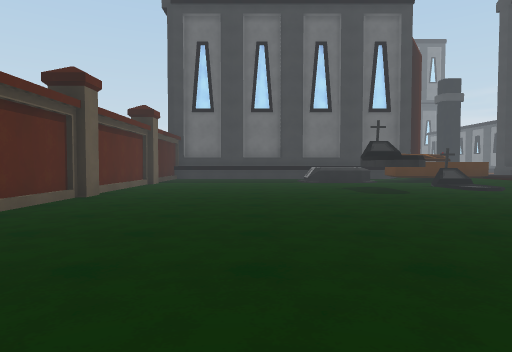
View 1 (above)

24 first-person views from a walk through a Unity game level. The camera is 1.2 m above the floor, tilts 2° down and sees 75° across. The floor is counted in squares, 2 m on a side. Each view is taken from the middle of a square. On the plan, view 1 faces up. The plan holds only what a view shows up to about 10 squares ahead; the rest is blank. The place goes on beyond the plan. The player character is not drawn. Surface patterns are stand-ins for the level's own textures.

View 2
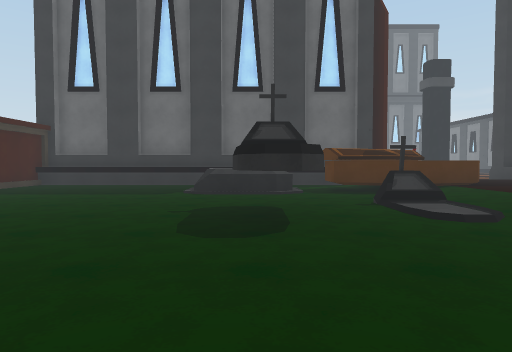

View 3
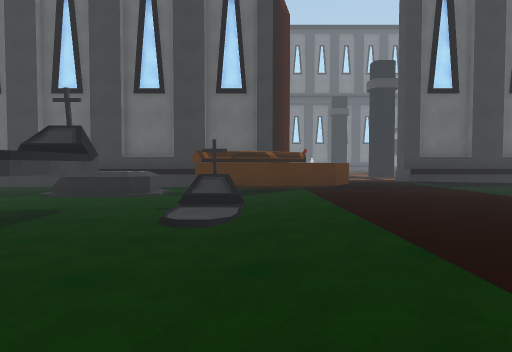

View 4
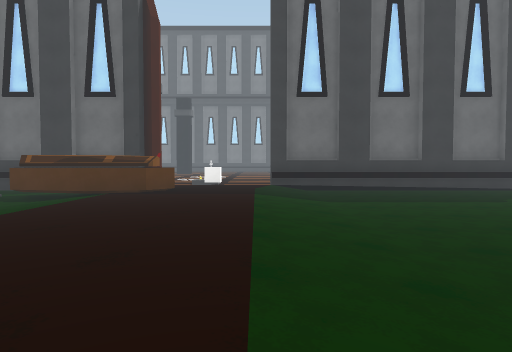

View 5
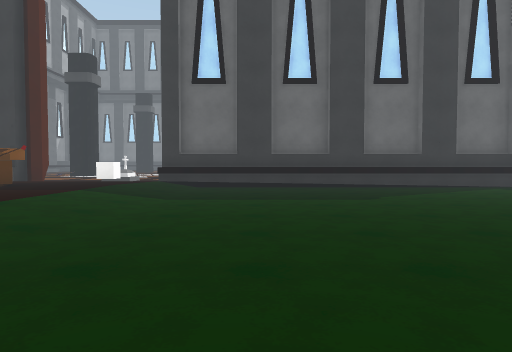

View 6
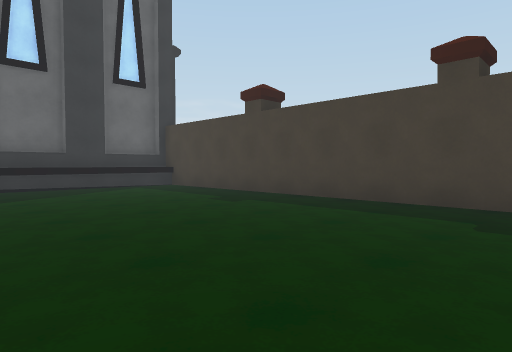

View 7
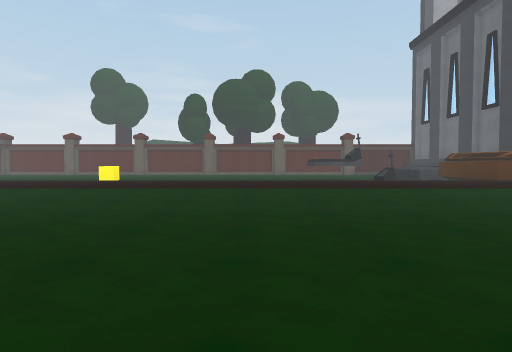

View 8
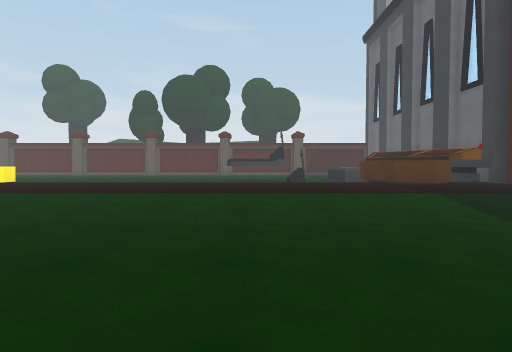

View 9
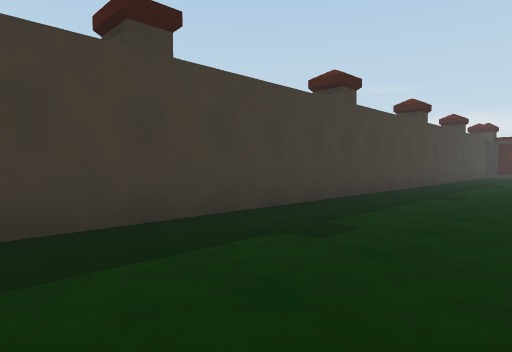

View 10
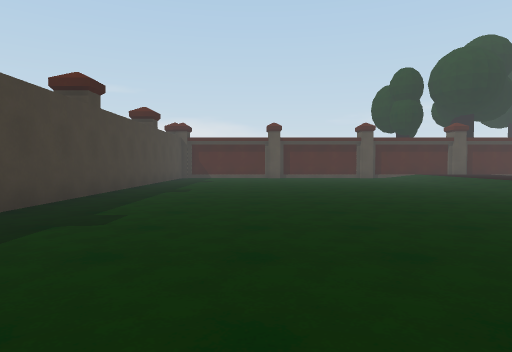

View 11
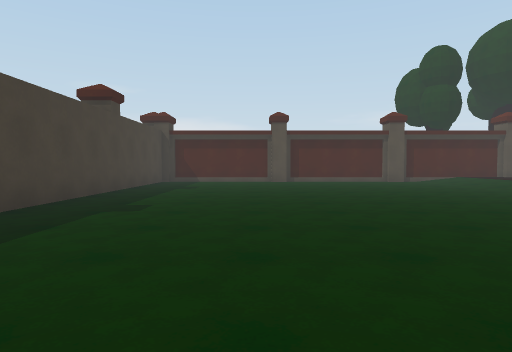

View 12
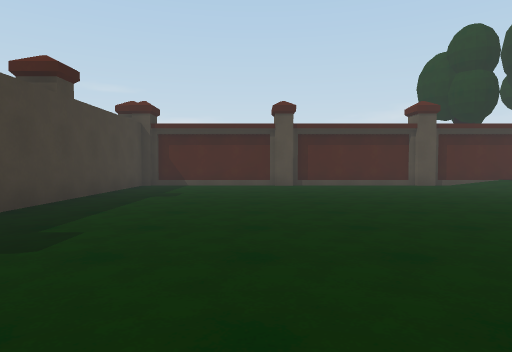

View 13
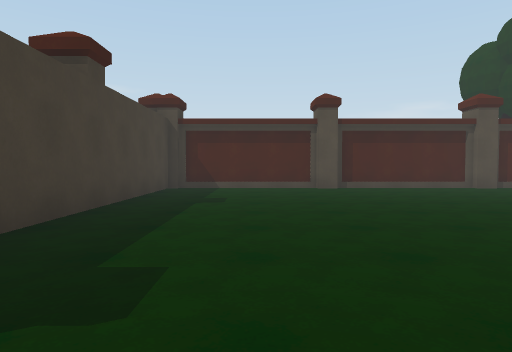

View 14
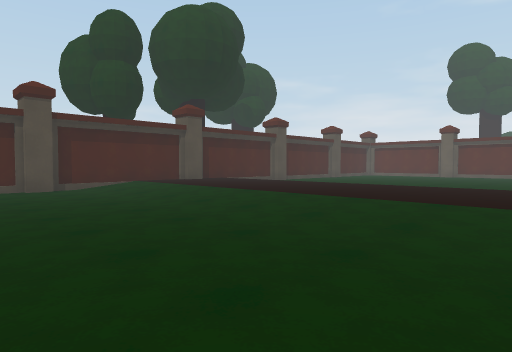

View 15
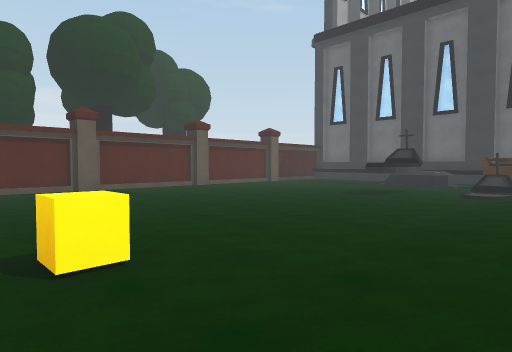

View 16
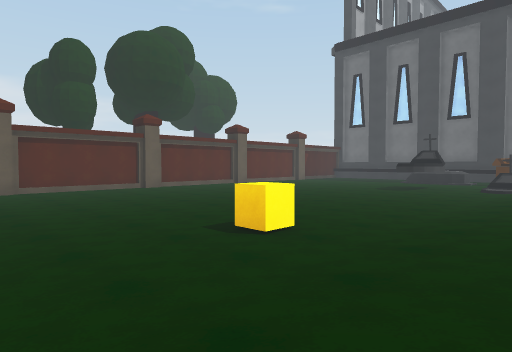

View 17
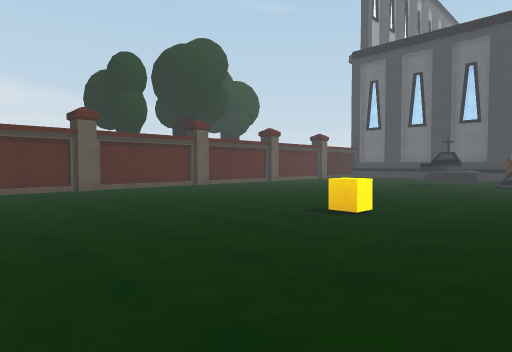

View 18
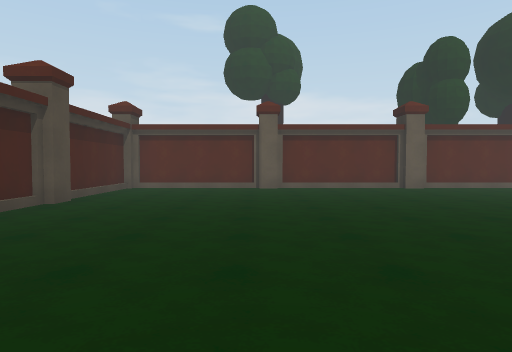

View 19
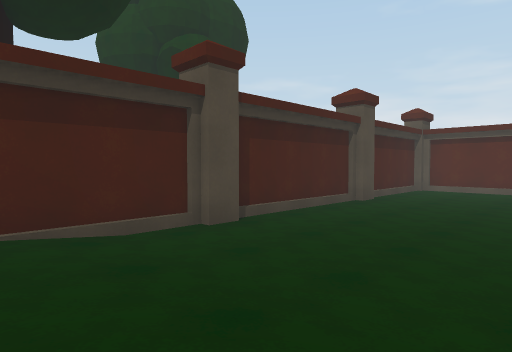

View 20
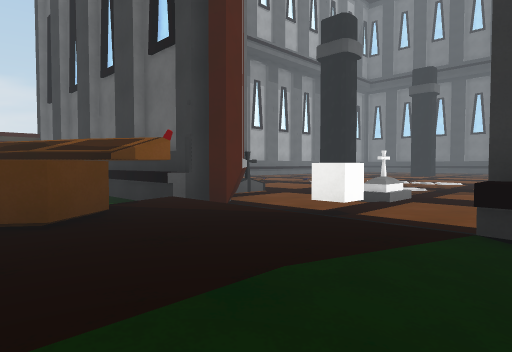

View 21
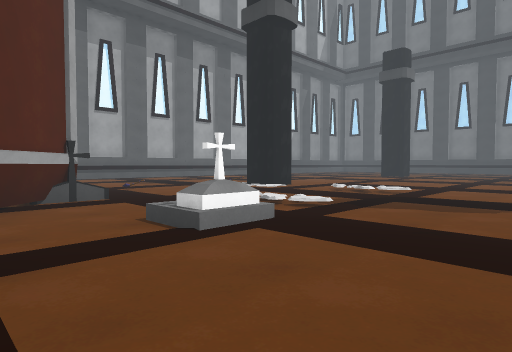

View 22
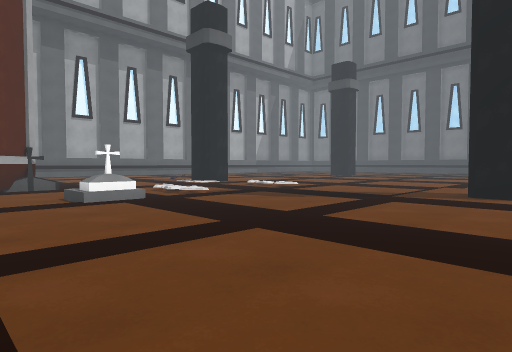

View 23
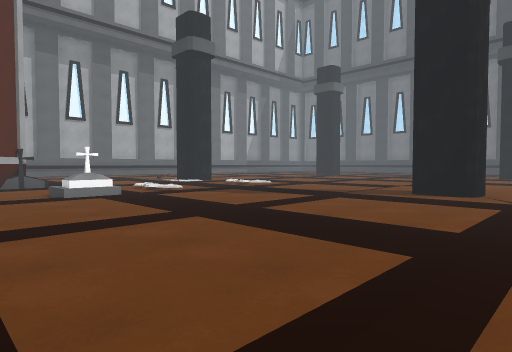

View 24
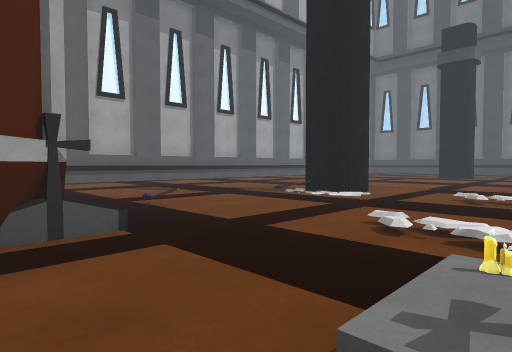

### Floor plan
Key: @ floor where view 1 was taken; # wall or solid block; . main floor; : floor 0.25 m higher than the main floor; / step, stairs or slope; C cube; O other object.
Columns run from 4 left of view 1 to 21 right of it. Each row starts with its distance up from view 1.
 27          ..
 26         ......
 25         ...........
 24         ...........
 23      ...#........#.
 22     .......//......
 21    ................
 20   .................
 19  #.........//.......
 18     ....O...........
 17          O..O.......
 16          #..........
 15          O#..C......
 14 ##########O#...###########
 13 #.........OO:::/.........#
 12 #.....OO.OOOO::..........#
 11 # ....OO.OOO:::..........#
 10 #..........::::..........#
  9 #......O.O/::::..........#
  8 #......O...::::..........#
  7 #......O...::::..........#
  6 #..........::::..........#
  5 #..........::::..........#
  4 #..........::::..........#
  3 #..........::::..........#
  2 #..........::::..........#
  1 #..........::::.  .......#
  0 #...@...C..::::  ........#
 -1 #..........::::..........#
 -2 #..........::::..........#
 -3 #..........::::..........#
 -4 #..........::::..........#
 -5 #..........::::..........#
 -6 #..........::::..........#
 -7 #..........::::..........#
 -8 #..........::::..........#
 -9 #..........::::..........#
-10 ##########################

Positions as (right, up) in squares from view 1, and headings:
1: (0, 0), facing up
2: (3, 4), facing up
3: (6, 4), facing up
4: (10, 4), facing up
5: (13, 5), facing up
6: (15, 5), facing up-right
7: (16, 5), facing left
8: (15, 8), facing left
9: (17, 8), facing down-right
10: (17, 5), facing down
11: (17, 2), facing down
12: (17, 0), facing down
13: (18, -1), facing down
14: (14, -1), facing down-left
15: (7, -1), facing up-left
16: (7, -3), facing up-left
17: (7, -5), facing up-left
18: (6, -6), facing left
19: (7, -6), facing down-left
20: (11, 11), facing up-left
21: (11, 15), facing up-left
22: (14, 15), facing up-left
23: (15, 15), facing up-left
24: (8, 16), facing up-left
